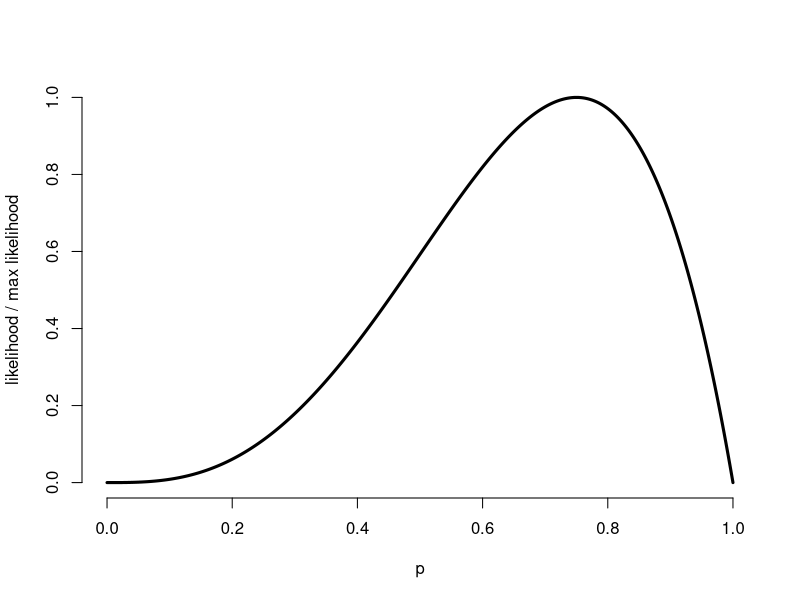
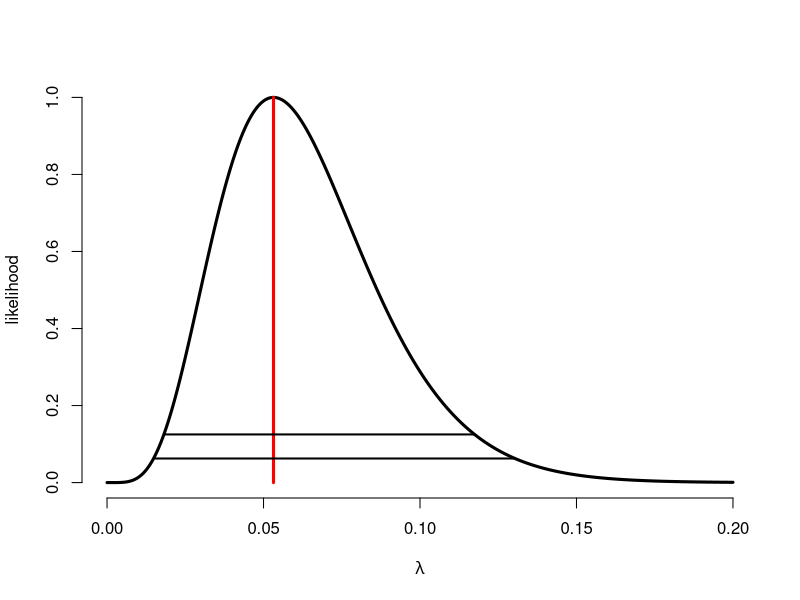
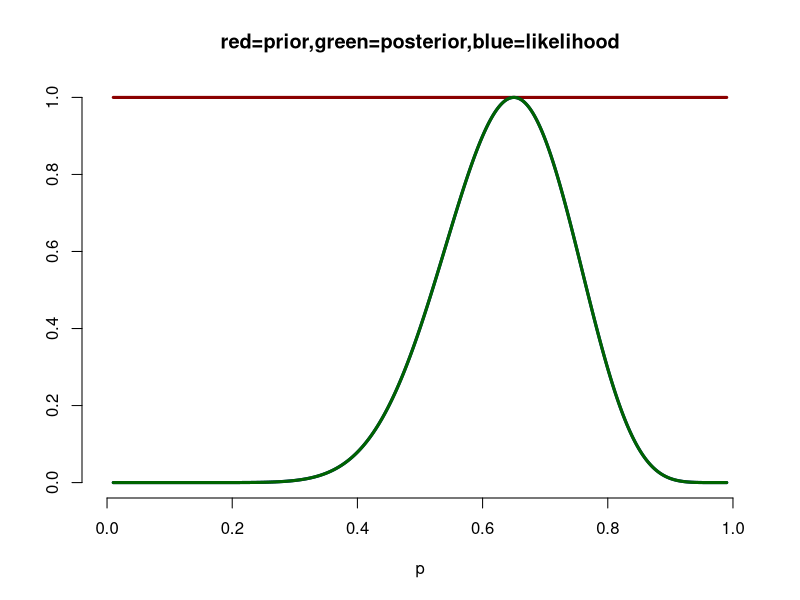
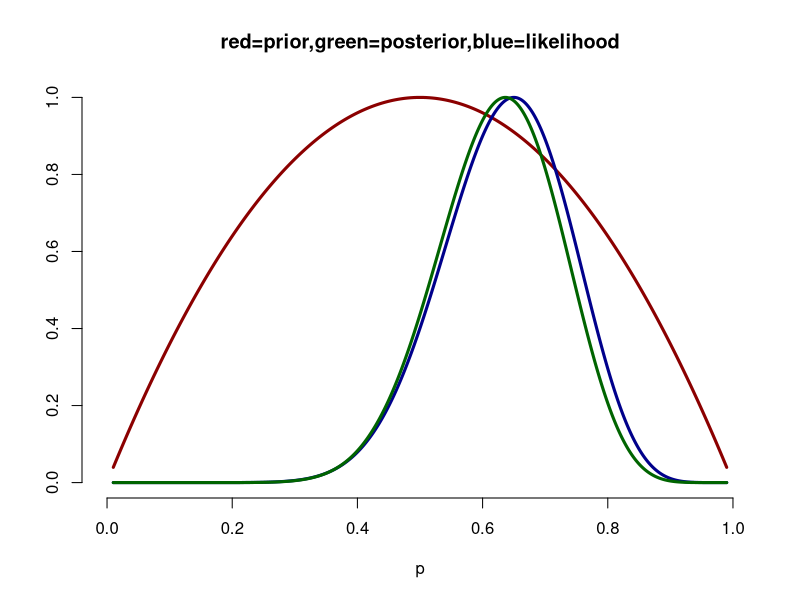

These charts were generated, in order, by the following R code:
## ---- chunk 1
# make this an external chunk that can be included in any file
library(knitr)
options(width = 100)
opts_chunk$set(message = F, error = F, warning = F, comment = NA, fig.align = 'center', dpi = 100, tidy = F, cache.path = '.cache/', fig.path = 'fig/')

options(xtable.type = 'html')
knit_hooks$set(inline = function(x) {
  if(is.numeric(x)) {
    round(x, getOption('digits'))
  } else {
    paste(as.character(x), collapse = ', ')
  }
})
knit_hooks$set(plot = knitr:::hook_plot_html)
runif(1)
## ---- chunk 2
X <- matrix(1:12,4,3)
print(X)
## ---- chunk 3
t(X)
## ---- chunk 4
pvals <- seq(0, 1, length = 1000)
plot(pvals, dbinom(3, 4, pvals) / dbinom(3, 4, 3/4), type = "l", frame = FALSE, lwd = 3, xlab = "p", ylab = "likelihood / max likelihood")
## ---- chunk 5
lambda <- seq(0, .2, length = 1000)
likelihood <- dpois(5, 94 * lambda) / dpois(5, 5)
plot(lambda, likelihood, frame = FALSE, lwd = 3, type = "l", xlab = expression(lambda))
lines(rep(5/94, 2), 0 : 1, col = "red", lwd = 3)
lines(range(lambda[likelihood > 1/16]), rep(1/16, 2), lwd = 2)
lines(range(lambda[likelihood > 1/8]), rep(1/8, 2), lwd = 2)
## ---- chunk 6
pvals <- seq(0.01, 0.99, length = 1000)
x <- 13; n <- 20
myPlot <- function(alpha, beta){
    plot(0 : 1, 0 : 1, type = "n", xlab = "p", ylab = "", frame = FALSE)
    lines(pvals, dbeta(pvals, alpha, beta) / max(dbeta(pvals, alpha, beta)), 
            lwd = 3, col = "darkred")
    lines(pvals, dbinom(x,n,pvals) / dbinom(x,n,x/n), lwd = 3, col = "darkblue")
    lines(pvals, dbeta(pvals, alpha+x, beta+(n-x)) / max(dbeta(pvals, alpha+x, beta+(n-x))),
        lwd = 3, col = "darkgreen")
    title("red=prior,green=posterior,blue=likelihood")
}
myPlot(1,1)
## ---- chunk 7
pvals <- seq(0.01, 0.99, length = 1000)
x <- 13; n <- 20
myPlot <- function(alpha, beta){
    plot(0 : 1, 0 : 1, type = "n", xlab = "p", ylab = "", frame = FALSE)
    lines(pvals, dbeta(pvals, alpha, beta) / max(dbeta(pvals, alpha, beta)), 
            lwd = 3, col = "darkred")
    lines(pvals, dbinom(x,n,pvals) / dbinom(x,n,x/n), lwd = 3, col = "darkblue")
    lines(pvals, dbeta(pvals, alpha+x, beta+(n-x)) / max(dbeta(pvals, alpha+x, beta+(n-x))),
        lwd = 3, col = "darkgreen")
    title("red=prior,green=posterior,blue=likelihood")
}
myPlot(2,2)
